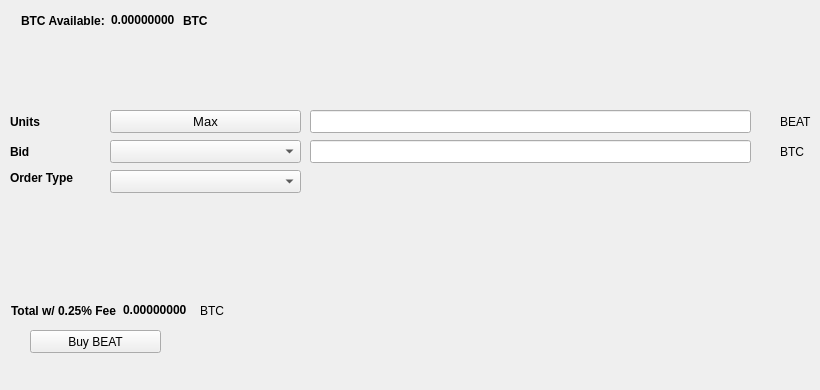
   <widget class="QWidget" name="BuyTab">
    <attribute name="title">
     <string>Buy</string>
    </attribute>
    <widget class="QPushButton" name="BuyBEAT">
     <property name="geometry">
      <rect>
       <x>30</x>
       <y>330</y>
       <width>131</width>
       <height>23</height>
      </rect>
     </property>
     <property name="text">
      <string>Buy BEAT</string>
     </property>
     <property name="icon">
      <iconset resource="../beatcoin.qrc">
       <normaloff>:/icons/bitcoin</normaloff>:/icons/bitcoin</iconset>
     </property>
    </widget>
    <widget class="QLabel" name="label_3">
     <property name="geometry">
      <rect>
       <x>10</x>
       <y>110</y>
       <width>46</width>
       <height>23</height>
      </rect>
     </property>
     <property name="font">
      <font>
       <weight>75</weight>
       <bold>true</bold>
      </font>
     </property>
     <property name="text">
      <string>Units</string>
     </property>
    </widget>
    <widget class="QLineEdit" name="UnitsInput">
     <property name="geometry">
      <rect>
       <x>310</x>
       <y>110</y>
       <width>441</width>
       <height>23</height>
      </rect>
     </property>
     <property name="font">
      <font>
       <pointsize>9</pointsize>
       <weight>75</weight>
       <bold>true</bold>
      </font>
     </property>
    </widget>
    <widget class="QLineEdit" name="BuyBidPriceEdit">
     <property name="geometry">
      <rect>
       <x>310</x>
       <y>140</y>
       <width>441</width>
       <height>23</height>
      </rect>
     </property>
     <property name="font">
      <font>
       <pointsize>9</pointsize>
       <weight>75</weight>
       <bold>true</bold>
      </font>
     </property>
    </widget>
    <widget class="QLabel" name="label_4">
     <property name="geometry">
      <rect>
       <x>780</x>
       <y>110</y>
       <width>31</width>
       <height>23</height>
      </rect>
     </property>
     <property name="text">
      <string>BEAT</string>
     </property>
    </widget>
    <widget class="QLabel" name="label_5">
     <property name="geometry">
      <rect>
       <x>780</x>
       <y>140</y>
       <width>31</width>
       <height>23</height>
      </rect>
     </property>
     <property name="text">
      <string>BTC</string>
     </property>
    </widget>
    <widget class="QLabel" name="label_6">
     <property name="geometry">
      <rect>
       <x>10</x>
       <y>140</y>
       <width>46</width>
       <height>23</height>
      </rect>
     </property>
     <property name="font">
      <font>
       <weight>75</weight>
       <bold>true</bold>
      </font>
     </property>
     <property name="text">
      <string>Bid</string>
     </property>
    </widget>
    <widget class="QLabel" name="label_7">
     <property name="geometry">
      <rect>
       <x>10</x>
       <y>170</y>
       <width>91</width>
       <height>16</height>
      </rect>
     </property>
     <property name="font">
      <font>
       <weight>75</weight>
       <bold>true</bold>
      </font>
     </property>
     <property name="text">
      <string>Order Type</string>
     </property>
    </widget>
    <widget class="QPushButton" name="Buy_Max_Amount">
     <property name="geometry">
      <rect>
       <x>110</x>
       <y>110</y>
       <width>191</width>
       <height>23</height>
      </rect>
     </property>
     <property name="font">
      <font>
       <pointsize>10</pointsize>
      </font>
     </property>
     <property name="text">
      <string>Max</string>
     </property>
    </widget>
    <widget class="QComboBox" name="BuyBidcomboBox">
     <property name="geometry">
      <rect>
       <x>110</x>
       <y>140</y>
       <width>191</width>
       <height>23</height>
      </rect>
     </property>
     <property name="font">
      <font>
       <pointsize>10</pointsize>
      </font>
     </property>
    </widget>
    <widget class="QComboBox" name="buyOrdertypeCombo">
     <property name="geometry">
      <rect>
       <x>110</x>
       <y>170</y>
       <width>191</width>
       <height>23</height>
      </rect>
     </property>
     <property name="font">
      <font>
       <pointsize>10</pointsize>
      </font>
     </property>
    </widget>
    <widget class="QWidget" name="layoutWidget1">
     <property name="geometry">
      <rect>
       <x>21</x>
       <y>11</y>
       <width>227</width>
       <height>19</height>
      </rect>
     </property>
     <layout class="QHBoxLayout" name="horizontalLayout_3">
      <item>
       <widget class="QLabel" name="label232">
        <property name="font">
         <font>
          <weight>75</weight>
          <bold>true</bold>
         </font>
        </property>
        <property name="text">
         <string>BTC Available:</string>
        </property>
       </widget>
      </item>
      <item>
       <widget class="QLabel" name="BtcAvailableLbl">
        <property name="palette">
         <palette>
          <active>
           <colorrole role="WindowText">
            <brush brushstyle="SolidPattern">
             <color alpha="255">
              <red>0</red>
              <green>0</green>
              <blue>0</blue>
             </color>
            </brush>
           </colorrole>
           <colorrole role="Button">
            <brush brushstyle="SolidPattern">
             <color alpha="255">
              <red>0</red>
              <green>170</green>
              <blue>0</blue>
             </color>
            </brush>
           </colorrole>
           <colorrole role="Light">
            <brush brushstyle="SolidPattern">
             <color alpha="255">
              <red>0</red>
              <green>255</green>
              <blue>0</blue>
             </color>
            </brush>
           </colorrole>
           <colorrole role="Midlight">
            <brush brushstyle="SolidPattern">
             <color alpha="255">
              <red>0</red>
              <green>212</green>
              <blue>0</blue>
             </color>
            </brush>
           </colorrole>
           <colorrole role="Dark">
            <brush brushstyle="SolidPattern">
             <color alpha="255">
              <red>0</red>
              <green>85</green>
              <blue>0</blue>
             </color>
            </brush>
           </colorrole>
           <colorrole role="Mid">
            <brush brushstyle="SolidPattern">
             <color alpha="255">
              <red>0</red>
              <green>113</green>
              <blue>0</blue>
             </color>
            </brush>
           </colorrole>
           <colorrole role="Text">
            <brush brushstyle="SolidPattern">
             <color alpha="255">
              <red>0</red>
              <green>170</green>
              <blue>0</blue>
             </color>
            </brush>
           </colorrole>
           <colorrole role="BrightText">
            <brush brushstyle="SolidPattern">
             <color alpha="255">
              <red>255</red>
              <green>255</green>
              <blue>255</blue>
             </color>
            </brush>
           </colorrole>
           <colorrole role="ButtonText">
            <brush brushstyle="SolidPattern">
             <color alpha="255">
              <red>0</red>
              <green>0</green>
              <blue>0</blue>
             </color>
            </brush>
           </colorrole>
           <colorrole role="Base">
            <brush brushstyle="SolidPattern">
             <color alpha="255">
              <red>255</red>
              <green>255</green>
              <blue>255</blue>
             </color>
            </brush>
           </colorrole>
           <colorrole role="Window">
            <brush brushstyle="SolidPattern">
             <color alpha="255">
              <red>0</red>
              <green>170</green>
              <blue>0</blue>
             </color>
            </brush>
           </colorrole>
           <colorrole role="Shadow">
            <brush brushstyle="SolidPattern">
             <color alpha="255">
              <red>0</red>
              <green>0</green>
              <blue>0</blue>
             </color>
            </brush>
           </colorrole>
           <colorrole role="AlternateBase">
            <brush brushstyle="SolidPattern">
             <color alpha="255">
              <red>127</red>
              <green>212</green>
              <blue>127</blue>
             </color>
            </brush>
           </colorrole>
           <colorrole role="ToolTipBase">
            <brush brushstyle="SolidPattern">
             <color alpha="255">
              <red>255</red>
              <green>255</green>
              <blue>220</blue>
             </color>
            </brush>
           </colorrole>
           <colorrole role="ToolTipText">
            <brush brushstyle="SolidPattern">
             <color alpha="255">
              <red>0</red>
              <green>0</green>
              <blue>0</blue>
             </color>
            </brush>
           </colorrole>
          </active>
          <inactive>
           <colorrole role="WindowText">
            <brush brushstyle="SolidPattern">
             <color alpha="255">
              <red>0</red>
              <green>0</green>
              <blue>0</blue>
             </color>
            </brush>
           </colorrole>
           <colorrole role="Button">
            <brush brushstyle="SolidPattern">
             <color alpha="255">
              <red>0</red>
              <green>170</green>
              <blue>0</blue>
             </color>
            </brush>
           </colorrole>
           <colorrole role="Light">
            <brush brushstyle="SolidPattern">
             <color alpha="255">
              <red>0</red>
              <green>255</green>
              <blue>0</blue>
             </color>
            </brush>
           </colorrole>
           <colorrole role="Midlight">
            <brush brushstyle="SolidPattern">
             <color alpha="255">
              <red>0</red>
              <green>212</green>
              <blue>0</blue>
             </color>
            </brush>
           </colorrole>
           <colorrole role="Dark">
            <brush brushstyle="SolidPattern">
             <color alpha="255">
              <red>0</red>
              <green>85</green>
              <blue>0</blue>
             </color>
            </brush>
           </colorrole>
           <colorrole role="Mid">
            <brush brushstyle="SolidPattern">
             <color alpha="255">
              <red>0</red>
              <green>113</green>
              <blue>0</blue>
             </color>
            </brush>
           </colorrole>
           <colorrole role="Text">
            <brush brushstyle="SolidPattern">
             <color alpha="255">
              <red>0</red>
              <green>170</green>
              <blue>0</blue>
             </color>
            </brush>
           </colorrole>
           <colorrole role="BrightText">
            <brush brushstyle="SolidPattern">
             <color alpha="255">
              <red>255</red>
              <green>255</green>
              <blue>255</blue>
             </color>
            </brush>
           </colorrole>
           <colorrole role="ButtonText">
            <brush brushstyle="SolidPattern">
             <color alpha="255">
              <red>0</red>
              <green>0</green>
              <blue>0</blue>
             </color>
            </brush>
           </colorrole>
           <colorrole role="Base">
            <brush brushstyle="SolidPattern">
             <color alpha="255">
              <red>255</red>
              <green>255</green>
              <blue>255</blue>
             </color>
            </brush>
           </colorrole>
           <colorrole role="Window">
            <brush brushstyle="SolidPattern">
             <color alpha="255">
              <red>0</red>
              <green>170</green>
              <blue>0</blue>
             </color>
            </brush>
           </colorrole>
           <colorrole role="Shadow">
            <brush brushstyle="SolidPattern">
             <color alpha="255">
              <red>0</red>
              <green>0</green>
              <blue>0</blue>
             </color>
            </brush>
           </colorrole>
           <colorrole role="AlternateBase">
            <brush brushstyle="SolidPattern">
             <color alpha="255">
              <red>127</red>
              <green>212</green>
              <blue>127</blue>
             </color>
            </brush>
           </colorrole>
           <colorrole role="ToolTipBase">
            <brush brushstyle="SolidPattern">
             <color alpha="255">
              <red>255</red>
              <green>255</green>
              <blue>220</blue>
             </color>
            </brush>
           </colorrole>
           <colorrole role="ToolTipText">
            <brush brushstyle="SolidPattern">
             <color alpha="255">
              <red>0</red>
              <green>0</green>
              <blue>0</blue>
             </color>
            </brush>
           </colorrole>
          </inactive>
          <disabled>
           <colorrole role="WindowText">
            <brush brushstyle="SolidPattern">
             <color alpha="255">
              <red>0</red>
              <green>85</green>
              <blue>0</blue>
             </color>
            </brush>
           </colorrole>
           <colorrole role="Button">
            <brush brushstyle="SolidPattern">
             <color alpha="255">
              <red>0</red>
              <green>170</green>
              <blue>0</blue>
             </color>
            </brush>
           </colorrole>
           <colorrole role="Light">
            <brush brushstyle="SolidPattern">
             <color alpha="255">
              <red>0</red>
              <green>255</green>
              <blue>0</blue>
             </color>
            </brush>
           </colorrole>
           <colorrole role="Midlight">
            <brush brushstyle="SolidPattern">
             <color alpha="255">
              <red>0</red>
              <green>212</green>
              <blue>0</blue>
             </color>
            </brush>
           </colorrole>
           <colorrole role="Dark">
            <brush brushstyle="SolidPattern">
             <color alpha="255">
              <red>0</red>
              <green>85</green>
              <blue>0</blue>
             </color>
            </brush>
           </colorrole>
           <colorrole role="Mid">
            <brush brushstyle="SolidPattern">
             <color alpha="255">
              <red>0</red>
              <green>113</green>
              <blue>0</blue>
             </color>
            </brush>
           </colorrole>
           <colorrole role="Text">
            <brush brushstyle="SolidPattern">
             <color alpha="255">
              <red>0</red>
              <green>85</green>
              <blue>0</blue>
             </color>
            </brush>
           </colorrole>
           <colorrole role="BrightText">
            <brush brushstyle="SolidPattern">
             <color alpha="255">
              <red>255</red>
              <green>255</green>
              <blue>255</blue>
             </color>
            </brush>
           </colorrole>
           <colorrole role="ButtonText">
            <brush brushstyle="SolidPattern">
             <color alpha="255">
              <red>0</red>
              <green>85</green>
              <blue>0</blue>
             </color>
            </brush>
           </colorrole>
           <colorrole role="Base">
            <brush brushstyle="SolidPattern">
             <color alpha="255">
              <red>0</red>
              <green>170</green>
              <blue>0</blue>
             </color>
            </brush>
           </colorrole>
           <colorrole role="Window">
            <brush brushstyle="SolidPattern">
             <color alpha="255">
              <red>0</red>
              <green>170</green>
              <blue>0</blue>
             </color>
            </brush>
           </colorrole>
           <colorrole role="Shadow">
            <brush brushstyle="SolidPattern">
             <color alpha="255">
              <red>0</red>
              <green>0</green>
              <blue>0</blue>
             </color>
            </brush>
           </colorrole>
           <colorrole role="AlternateBase">
            <brush brushstyle="SolidPattern">
             <color alpha="255">
              <red>0</red>
              <green>170</green>
              <blue>0</blue>
             </color>
            </brush>
           </colorrole>
           <colorrole role="ToolTipBase">
            <brush brushstyle="SolidPattern">
             <color alpha="255">
              <red>255</red>
              <green>255</green>
              <blue>220</blue>
             </color>
            </brush>
           </colorrole>
           <colorrole role="ToolTipText">
            <brush brushstyle="SolidPattern">
             <color alpha="255">
              <red>0</red>
              <green>0</green>
              <blue>0</blue>
             </color>
            </brush>
           </colorrole>
          </disabled>
         </palette>
        </property>
        <property name="font">
         <font>
          <weight>75</weight>
          <bold>true</bold>
         </font>
        </property>
        <property name="text">
         <string>0.00000000</string>
        </property>
        <property name="textInteractionFlags">
         <set>Qt::LinksAccessibleByMouse|Qt::TextSelectableByKeyboard|Qt::TextSelectableByMouse</set>
        </property>
       </widget>
      </item>
      <item>
       <widget class="QLabel" name="BtcAvailableLbl_2">
        <property name="font">
         <font>
          <weight>75</weight>
          <bold>true</bold>
         </font>
        </property>
        <property name="text">
         <string>BTC</string>
        </property>
       </widget>
      </item>
     </layout>
    </widget>
    <widget class="QWidget" name="layoutWidge2">
     <property name="geometry">
      <rect>
       <x>11</x>
       <y>301</y>
       <width>259</width>
       <height>19</height>
      </rect>
     </property>
     <layout class="QHBoxLayout" name="horizontalLayout_4">
      <item>
       <widget class="QLabel" name="label_9">
        <property name="font">
         <font>
          <weight>75</weight>
          <bold>true</bold>
         </font>
        </property>
        <property name="text">
         <string>Total w/ 0.25% Fee</string>
        </property>
       </widget>
      </item>
      <item>
       <widget class="QLabel" name="BuyCostLabel">
        <property name="palette">
         <palette>
          <active>
           <colorrole role="WindowText">
            <brush brushstyle="SolidPattern">
             <color alpha="255">
              <red>0</red>
              <green>0</green>
              <blue>0</blue>
             </color>
            </brush>
           </colorrole>
           <colorrole role="Button">
            <brush brushstyle="SolidPattern">
             <color alpha="255">
              <red>0</red>
              <green>170</green>
              <blue>0</blue>
             </color>
            </brush>
           </colorrole>
           <colorrole role="Light">
            <brush brushstyle="SolidPattern">
             <color alpha="255">
              <red>0</red>
              <green>255</green>
              <blue>0</blue>
             </color>
            </brush>
           </colorrole>
           <colorrole role="Midlight">
            <brush brushstyle="SolidPattern">
             <color alpha="255">
              <red>0</red>
              <green>212</green>
              <blue>0</blue>
             </color>
            </brush>
           </colorrole>
           <colorrole role="Dark">
            <brush brushstyle="SolidPattern">
             <color alpha="255">
              <red>0</red>
              <green>85</green>
              <blue>0</blue>
             </color>
            </brush>
           </colorrole>
           <colorrole role="Mid">
            <brush brushstyle="SolidPattern">
             <color alpha="255">
              <red>0</red>
              <green>113</green>
              <blue>0</blue>
             </color>
            </brush>
           </colorrole>
           <colorrole role="Text">
            <brush brushstyle="SolidPattern">
             <color alpha="255">
              <red>0</red>
              <green>170</green>
              <blue>0</blue>
             </color>
            </brush>
           </colorrole>
           <colorrole role="BrightText">
            <brush brushstyle="SolidPattern">
             <color alpha="255">
              <red>255</red>
              <green>255</green>
              <blue>255</blue>
             </color>
            </brush>
           </colorrole>
           <colorrole role="ButtonText">
            <brush brushstyle="SolidPattern">
             <color alpha="255">
              <red>0</red>
              <green>0</green>
              <blue>0</blue>
             </color>
            </brush>
           </colorrole>
           <colorrole role="Base">
            <brush brushstyle="SolidPattern">
             <color alpha="255">
              <red>255</red>
              <green>255</green>
              <blue>255</blue>
             </color>
            </brush>
           </colorrole>
           <colorrole role="Window">
            <brush brushstyle="SolidPattern">
             <color alpha="255">
              <red>0</red>
              <green>170</green>
              <blue>0</blue>
             </color>
            </brush>
           </colorrole>
           <colorrole role="Shadow">
            <brush brushstyle="SolidPattern">
             <color alpha="255">
              <red>0</red>
              <green>0</green>
              <blue>0</blue>
             </color>
            </brush>
           </colorrole>
           <colorrole role="AlternateBase">
            <brush brushstyle="SolidPattern">
             <color alpha="255">
              <red>127</red>
              <green>212</green>
              <blue>127</blue>
             </color>
            </brush>
           </colorrole>
           <colorrole role="ToolTipBase">
            <brush brushstyle="SolidPattern">
             <color alpha="255">
              <red>255</red>
              <green>255</green>
              <blue>220</blue>
             </color>
            </brush>
           </colorrole>
           <colorrole role="ToolTipText">
            <brush brushstyle="SolidPattern">
             <color alpha="255">
              <red>0</red>
              <green>0</green>
              <blue>0</blue>
             </color>
            </brush>
           </colorrole>
          </active>
          <inactive>
           <colorrole role="WindowText">
            <brush brushstyle="SolidPattern">
             <color alpha="255">
              <red>0</red>
              <green>0</green>
              <blue>0</blue>
             </color>
            </brush>
           </colorrole>
           <colorrole role="Button">
            <brush brushstyle="SolidPattern">
             <color alpha="255">
              <red>0</red>
              <green>170</green>
              <blue>0</blue>
             </color>
            </brush>
           </colorrole>
           <colorrole role="Light">
            <brush brushstyle="SolidPattern">
             <color alpha="255">
              <red>0</red>
              <green>255</green>
              <blue>0</blue>
             </color>
            </brush>
           </colorrole>
           <colorrole role="Midlight">
            <brush brushstyle="SolidPattern">
             <color alpha="255">
              <red>0</red>
              <green>212</green>
              <blue>0</blue>
             </color>
            </brush>
           </colorrole>
           <colorrole role="Dark">
            <brush brushstyle="SolidPattern">
             <color alpha="255">
              <red>0</red>
              <green>85</green>
              <blue>0</blue>
             </color>
            </brush>
           </colorrole>
           <colorrole role="Mid">
            <brush brushstyle="SolidPattern">
             <color alpha="255">
              <red>0</red>
              <green>113</green>
              <blue>0</blue>
             </color>
            </brush>
           </colorrole>
           <colorrole role="Text">
            <brush brushstyle="SolidPattern">
             <color alpha="255">
              <red>0</red>
              <green>170</green>
              <blue>0</blue>
             </color>
            </brush>
           </colorrole>
           <colorrole role="BrightText">
            <brush brushstyle="SolidPattern">
             <color alpha="255">
              <red>255</red>
              <green>255</green>
              <blue>255</blue>
             </color>
            </brush>
           </colorrole>
           <colorrole role="ButtonText">
            <brush brushstyle="SolidPattern">
             <color alpha="255">
              <red>0</red>
              <green>0</green>
              <blue>0</blue>
             </color>
            </brush>
           </colorrole>
           <colorrole role="Base">
            <brush brushstyle="SolidPattern">
             <color alpha="255">
              <red>255</red>
              <green>255</green>
              <blue>255</blue>
             </color>
            </brush>
           </colorrole>
           <colorrole role="Window">
            <brush brushstyle="SolidPattern">
             <color alpha="255">
              <red>0</red>
              <green>170</green>
              <blue>0</blue>
             </color>
            </brush>
           </colorrole>
           <colorrole role="Shadow">
            <brush brushstyle="SolidPattern">
             <color alpha="255">
              <red>0</red>
              <green>0</green>
              <blue>0</blue>
             </color>
            </brush>
           </colorrole>
           <colorrole role="AlternateBase">
            <brush brushstyle="SolidPattern">
             <color alpha="255">
              <red>127</red>
              <green>212</green>
              <blue>127</blue>
             </color>
            </brush>
           </colorrole>
           <colorrole role="ToolTipBase">
            <brush brushstyle="SolidPattern">
             <color alpha="255">
              <red>255</red>
              <green>255</green>
              <blue>220</blue>
             </color>
            </brush>
           </colorrole>
           <colorrole role="ToolTipText">
            <brush brushstyle="SolidPattern">
             <color alpha="255">
              <red>0</red>
              <green>0</green>
              <blue>0</blue>
             </color>
            </brush>
           </colorrole>
          </inactive>
          <disabled>
           <colorrole role="WindowText">
            <brush brushstyle="SolidPattern">
             <color alpha="255">
              <red>0</red>
              <green>85</green>
              <blue>0</blue>
             </color>
            </brush>
           </colorrole>
           <colorrole role="Button">
            <brush brushstyle="SolidPattern">
             <color alpha="255">
              <red>0</red>
              <green>170</green>
              <blue>0</blue>
             </color>
            </brush>
           </colorrole>
           <colorrole role="Light">
            <brush brushstyle="SolidPattern">
             <color alpha="255">
              <red>0</red>
              <green>255</green>
              <blue>0</blue>
             </color>
            </brush>
           </colorrole>
           <colorrole role="Midlight">
            <brush brushstyle="SolidPattern">
             <color alpha="255">
              <red>0</red>
              <green>212</green>
              <blue>0</blue>
             </color>
            </brush>
           </colorrole>
           <colorrole role="Dark">
            <brush brushstyle="SolidPattern">
             <color alpha="255">
              <red>0</red>
              <green>85</green>
              <blue>0</blue>
             </color>
            </brush>
           </colorrole>
           <colorrole role="Mid">
            <brush brushstyle="SolidPattern">
             <color alpha="255">
              <red>0</red>
              <green>113</green>
              <blue>0</blue>
             </color>
            </brush>
           </colorrole>
           <colorrole role="Text">
            <brush brushstyle="SolidPattern">
             <color alpha="255">
              <red>0</red>
              <green>85</green>
              <blue>0</blue>
             </color>
            </brush>
           </colorrole>
           <colorrole role="BrightText">
            <brush brushstyle="SolidPattern">
             <color alpha="255">
              <red>255</red>
              <green>255</green>
              <blue>255</blue>
             </color>
            </brush>
           </colorrole>
           <colorrole role="ButtonText">
            <brush brushstyle="SolidPattern">
             <color alpha="255">
              <red>0</red>
              <green>85</green>
              <blue>0</blue>
             </color>
            </brush>
           </colorrole>
           <colorrole role="Base">
            <brush brushstyle="SolidPattern">
             <color alpha="255">
              <red>0</red>
              <green>170</green>
              <blue>0</blue>
             </color>
            </brush>
           </colorrole>
           <colorrole role="Window">
            <brush brushstyle="SolidPattern">
             <color alpha="255">
              <red>0</red>
              <green>170</green>
              <blue>0</blue>
             </color>
            </brush>
           </colorrole>
           <colorrole role="Shadow">
            <brush brushstyle="SolidPattern">
             <color alpha="255">
              <red>0</red>
              <green>0</green>
              <blue>0</blue>
             </color>
            </brush>
           </colorrole>
           <colorrole role="AlternateBase">
            <brush brushstyle="SolidPattern">
             <color alpha="255">
              <red>0</red>
              <green>170</green>
              <blue>0</blue>
             </color>
            </brush>
           </colorrole>
           <colorrole role="ToolTipBase">
            <brush brushstyle="SolidPattern">
             <color alpha="255">
              <red>255</red>
              <green>255</green>
              <blue>220</blue>
             </color>
            </brush>
           </colorrole>
           <colorrole role="ToolTipText">
            <brush brushstyle="SolidPattern">
             <color alpha="255">
              <red>0</red>
              <green>0</green>
              <blue>0</blue>
             </color>
            </brush>
           </colorrole>
          </disabled>
         </palette>
        </property>
        <property name="font">
         <font>
          <weight>75</weight>
          <bold>true</bold>
         </font>
        </property>
        <property name="autoFillBackground">
         <bool>false</bool>
        </property>
        <property name="text">
         <string>0.00000000</string>
        </property>
        <property name="textInteractionFlags">
         <set>Qt::LinksAccessibleByMouse|Qt::TextSelectableByMouse</set>
        </property>
       </widget>
      </item>
      <item>
       <widget class="QLabel" name="label_10">
        <property name="font">
         <font>
          <weight>50</weight>
          <bold>false</bold>
         </font>
        </property>
        <property name="text">
         <string>BTC</string>
        </property>
       </widget>
      </item>
     </layout>
    </widget>
    <widget class="QLabel" name="label_24">
     <property name="geometry">
      <rect>
       <x>460</x>
       <y>300</y>
       <width>281</width>
       <height>81</height>
      </rect>
     </property>
     <property name="text">
      <string/>
     </property>
     <property name="pixmap">
      <pixmap>:/images/bittrex</pixmap>
     </property>
    </widget>
   </widget>
